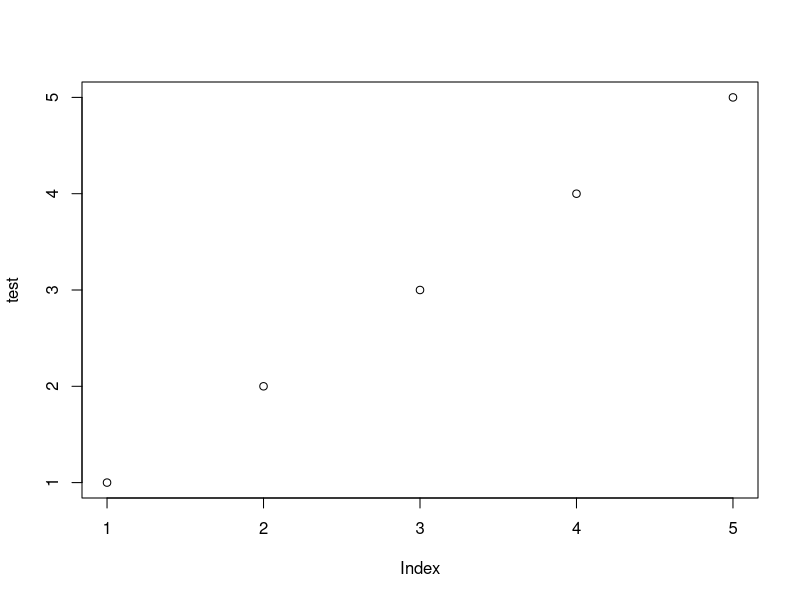

Reproduce this figure in R.
#testing testing
test = c(1,2,3,4,5)

plot(test)

getwd()
setwd("/Users/eamon/Library/Mobile Documents/com~apple~CloudDocs/Documents/Important/Academia/GLOFOR/AgroParisTech/Kourou/Computer Tools/GIT/")
getwd()
setwd("/Users/eamon/Library/Mobile Documents/com~apple~CloudDocs/Documents/Important/Academia/GLOFOR/AgroParisTech/Kourou/Linear Modelling/R Projects/test")
